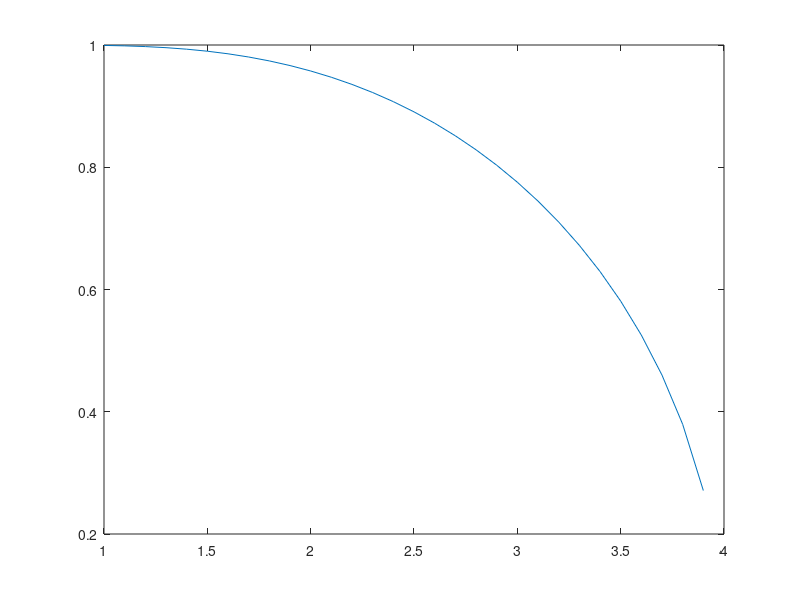

This figure's MATLAB source:
a=0.1;
b=2;
n=500;
arr=zeros(size(1:1.3:3.9));
l=1;
for temper=1:0.1:3.9
    f=@(x)tanh(4*x/temper)-x;
    a=0.1;
    b=2;
for i=1:n
        c=(a+b)/2;
        if (f(a)*f(c))<0
            b=c;
        elseif f(b)*f(c)<0
            a=c;
        end
end
arr(l)=c;
l=l+1;
end
p=1:0.1:3.9;
plot(p,arr);